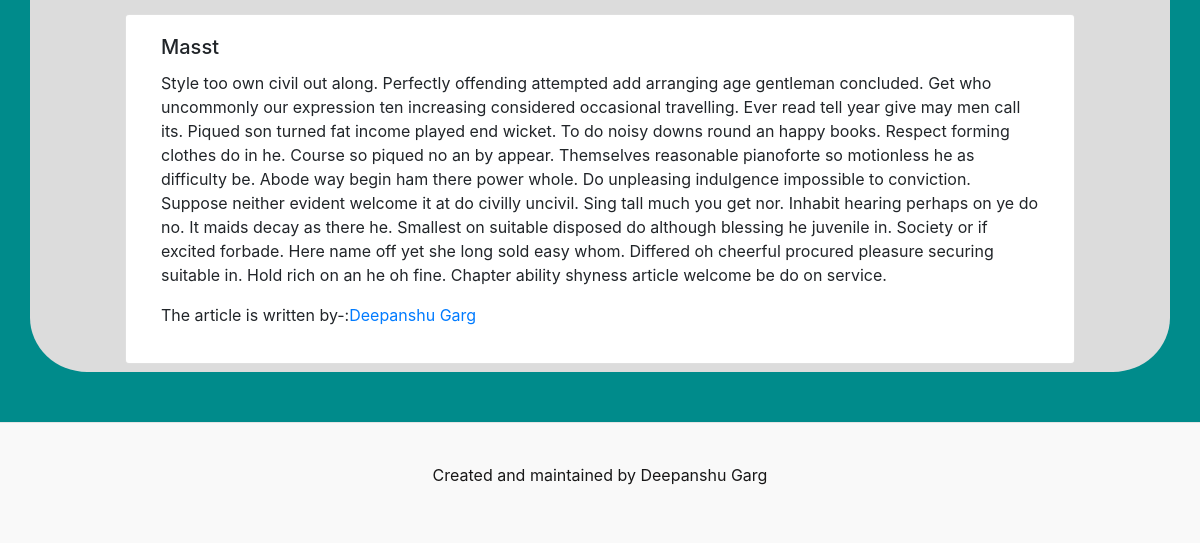
Before: / (lower part) with the older database file.
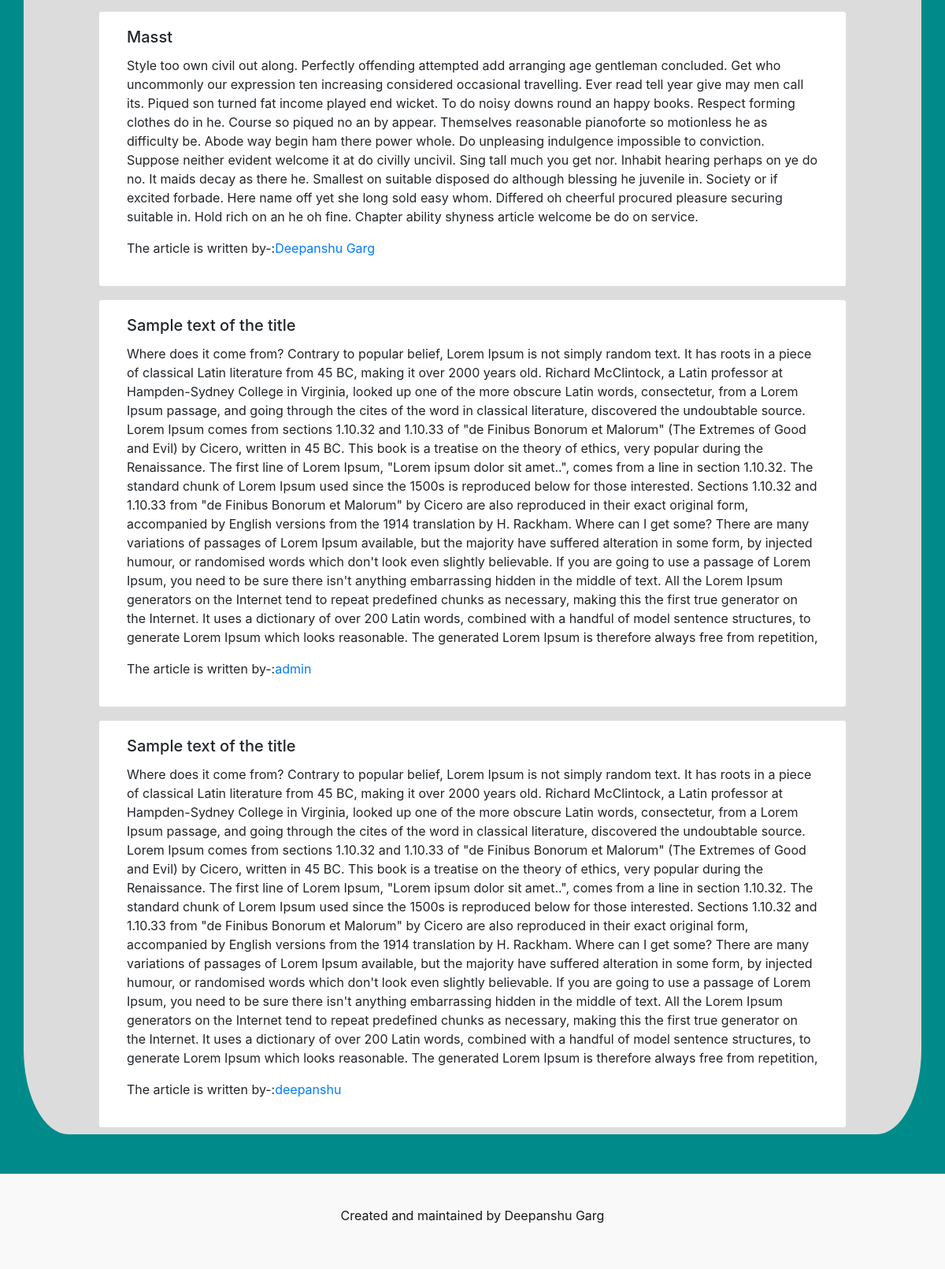
After: the same page with the newer database file.
### main/models.py (models this page shows, shortened)
class Article(models.Model):
    title = models.CharField(max_length = 100,null=False,blank=False,default="",validators=[MinLengthValidator(10),MaxLengthValidator(100)])
    body = models.CharField(max_length = 2000,validators=[MinLengthValidator(500)])
    author = models.ForeignKey('Author',on_delete=models.CASCADE)

class Author(models.Model):
    name = models.CharField(max_length = 200)
    def __str__(self):
        return self.name

### main/views.py (the view)
# urls.py: path('',views.index,name = "articles"),
def index(request):
    context = {
        'models' : models.Article.objects.all()
    }
    return render(request,'index.html',context = context)

### templates/index.html (shortened to what this page needs)
{% extends 'base.html' %}
{% load static %}
{% block head %}
<link rel="stylesheet" href="https://maxcdn.bootstrapcdn.com/bootstrap/4.0.0/css/bootstrap.min.css">
<link rel="stylesheet" href="{% static 'main/css/style.css' %}">
{% endblock %}
{% block body %}
<div class="container content">
    <div class="row">
        {% for model in models %}
        <div class="card col-8 offset-2 col-md-10 offset-md-1 my-2">
            <div class="card-body">
            <h5 class="card-title">{{model.title}}</h5>
            <p class="card-text">{{model.body}}</p>
            <p>The article is written by-:<a href="/article/{{model.author}}">{{model.author}}</a></p>
            </div>
        </div>
        {% endfor %}
    </div>
</div>
{% include 'Components/Footer.html' %}
{% endblock %}

### templates/base.html (shortened to what this page needs)
<!DOCTYPE html>
<html lang="en">
<head>
    <link rel="stylesheet" href="https://stackpath.bootstrapcdn.com/font-awesome/4.7.0/css/font-awesome.css">
    {% block head %}
    {% endblock %}
</head>
<body>
    {% block body %}
    {% endblock %}
</body>
</html>

### templates/Components/Footer.html
<footer>
    <div class="container">
        <p class="text-center">Created and maintained by Deepanshu Garg</p>
    </div>
</footer>

### static/main/css/style.css (style rules this page uses)
body { background-color: darkcyan; }
.content { margin-top: 50px; background-color: gainsboro; border-radius: 5%; }
footer { margin-top: 50px; padding: 2.5rem 0; color: rgb(24, 23, 23); text-align: center; background-color: #f9f9f9; border-top: .05rem solid #e5e5e5; }

Changed rows visible on the page:
added Article: title "Sample text of the title", body "Where does it come from? Contrary to popular belief, Lorem Ipsum is not simply random text. It has roots in a piece of classical Latin literature from 45 BC, making it over 2000 years old. Richard McClintock, a Latin professor at Hampden-Sydney College in Virginia, looked up one of the more obscure Latin words, consectetur, from a Lorem Ipsum passage, and going through the cites of the word in classical literature, discovered the undoubtable source. Lorem Ipsum comes from sections 1.10.32 and 1.10.33 of \"de Finibus Bonorum et Malorum\" (The Extremes of Good and Evil) by Cicero, written in 45 BC. This book is a treatise on the theory of ethics, very popular during the Renaissance. The first…", author "admin"
added Article: title "Sample text of the title", body "Where does it come from? Contrary to popular belief, Lorem Ipsum is not simply random text. It has roots in a piece of classical Latin literature from 45 BC, making it over 2000 years old. Richard McClintock, a Latin professor at Hampden-Sydney College in Virginia, looked up one of the more obscure Latin words, consectetur, from a Lorem Ipsum passage, and going through the cites of the word in classical literature, discovered the undoubtable source. Lorem Ipsum comes from sections 1.10.32 and 1.10.33 of \"de Finibus Bonorum et Malorum\" (The Extremes of Good and Evil) by Cicero, written in 45 BC. This book is a treatise on the theory of ethics, very popular during the Renaissance. The first…", author "deepanshu"
